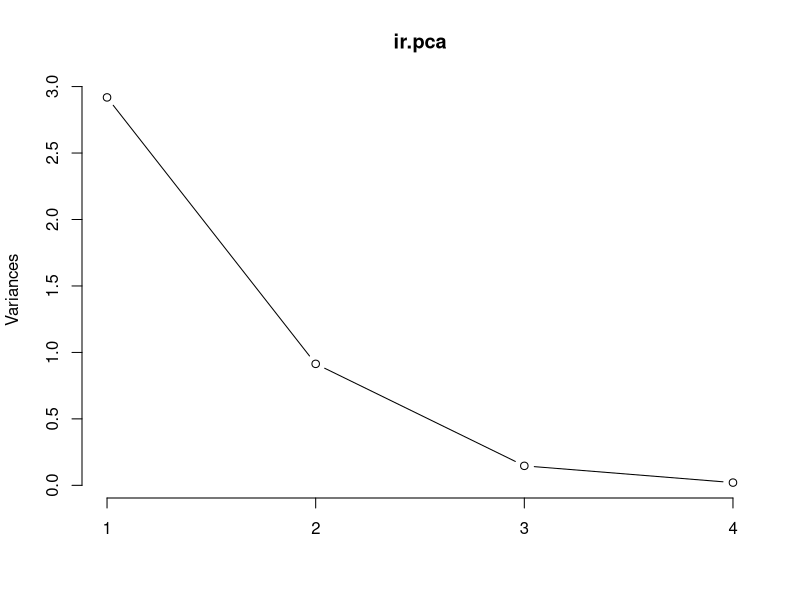

Reproduce this figure in R. (Note: this script raises an error after producing the figure.)
## ---- chunk 1
#---
#title: "Untitled"
#author: "Charlene.Cheng"
#date: "2/13/2019"
#output: html_document
#---
## ---- chunk 2
knitr::opts_chunk$set(echo = TRUE)
## ---- chunk 3
# Load data
data(iris)
head(iris, 3)
## ---- chunk 4
# log transform 
ir <- iris[, 1:4]
ir.species <- iris[, 5]
 
# apply PCA 
# scale. = TRUE is highly advisable, but default is FALSE. 
ir.pca <- prcomp(ir,
                 center = TRUE,
                 scale. = TRUE) 
# print method
print(ir.pca)

# plot method
plot(ir.pca, type = "l")

# summary method
summary(ir.pca)
## ---- chunk 5
# Predict PCs
predict(ir.pca, 
        newdata=tail(log.ir, 2))
## ---- chunk 6
ir.scaled <- scale(ir, 
                   center = TRUE, 
                   scale = TRUE)

# 1. Correlation matrix
res.cor <- cor(ir.scaled)
round(res.cor, 2)
## ---- chunk 7
# 2. Calculate eigenvectors/eigenvalues
res.eig <- eigen(res.cor)
res.eig
## ---- chunk 8
# 3. Calculate Propotion
res.eig$values/(sum(res.eig$values))
## ---- chunk 9
# 1. Covariance matrix
res.cov <- cov(ir.scaled)
res.cov
## ---- chunk 10
# 2. Calculate eigenvectors/eigenvalues
eigen(res.cov)
## ---- chunk 11
# 3. Calculate Propotion
res.eig$values/(sum(res.eig$values))
